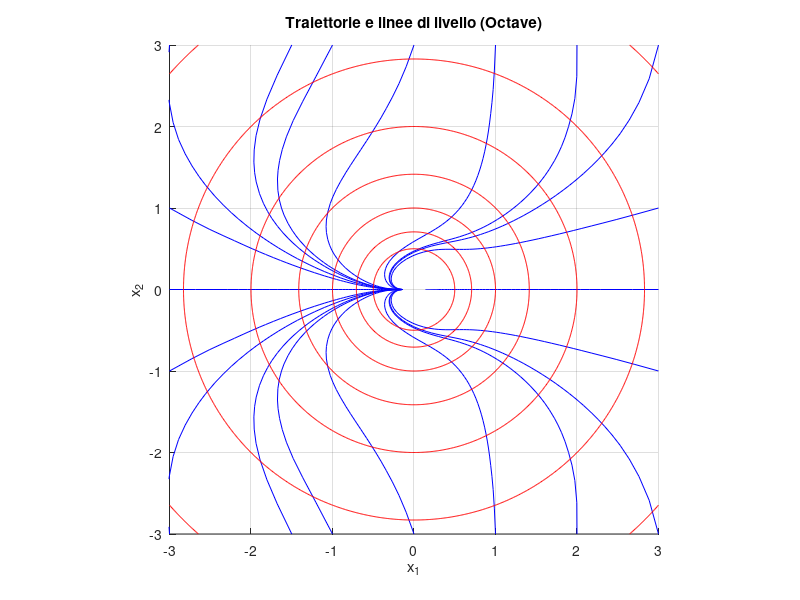

MATLAB code for this plot:
function Esempio4_6()
  %
  % Disegna le traiettorie e le linee di livello della funzione di Lyapunov
  % per l'esempio 4.6
  %
  clear all
  close all
  clc
  % Sistema di equazioni differenziali per x_1 e x_2
  ode_system = @(t, x) [
      -x(1)^3 + x(1)*x(2)^2 - x(2)^2;
       x(1)*x(2) - x(1)^2*x(2) - x(2)^3
  ];

  % Vettori degli stati iniziali (presi dal grafico riportato a pag. 103)
  x10 = [-3 -3 -3 -3 -3 -1.5 -1.5 -1 -1  0 0  1 1  2 2  3  3 3 3 3];
  x20 = [-3 -1  0  1  3 -3    3   -3  3 -3 3 -3 3 -3 3 -3 -1 0 1 3];

  tspan = [0 25]; % Intervallo di simulazione

  % Simulazione e calcolo delle traiettorie
  for i = 1:length(x10)
      x0 = [x10(i); x20(i)];  % Condizione iniziale corrente
      [t, x_out] = ode45(ode_system, tspan, x0); % Simulazione
      % Salvataggio dei risultati in array di celle
      x1{i} = x_out(:,1)';
      x2{i} = x_out(:,2)';
  end

  % Visualizzazione di tutte le traiettorie nello stesso grafico
  figure;
  grid on;
  hold on;

  for n = 1:length(x1)
     plot(x1{n}, x2{n}, 'b'); % Traiettorie in blu per leggibilità
     axis([-3 3 -3 3]);
     xlabel('x_1');
     ylabel('x_2');
     title('Traiettorie e linee di livello (Octave)');
  end

  % Plotto anche le linee di livello della funzione di Lyapunov V = 0.5*(x1^2 + x2^2)
  punti = -3:0.01:3;
  [X_grid, Y_grid] = meshgrid(punti, punti);
  Z = 0.5 * (X_grid.^2 + Y_grid.^2);

  % Tracciamento curve di livello in rosso
  contour(X_grid, Y_grid, Z, [0.125 0.25 0.5 1 2 4 8], 'r');
  axis square;
  hold off;

endfunction
